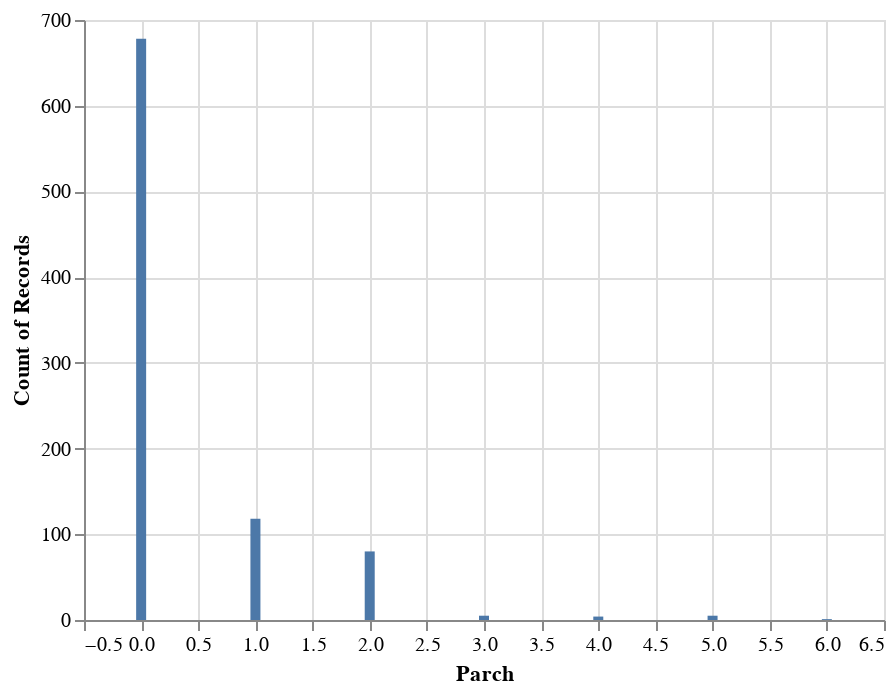

Notebook code for this chart:
### Code cell
print("relationship with sibiling/spouse")
alt.Chart(data).mark_bar().encode(
    x = "Parch",
    y = "count()"

)

### Figure 1 — Vega-Lite specification as saved in the notebook (floating-point values rounded to 4 significant figures; data arrays with more than 128 entries replaced by an {"elided": "..."} marker saying what was removed)
{"config": {"view": {"continuousWidth": 400, "continuousHeight": 300}}, "data": {"name": "data-17b5a9272cdb76617ac540c5321e65cb"}, "mark": "bar", "encoding": {"x": {"field": "Parch", "type": "quantitative"}, "y": {"aggregate": "count", "type": "quantitative"}}, "$schema": "https://vega.github.io/schema/vega-lite/v4.17.0.json", "datasets": {"data-17b5a9272cdb76617ac540c5321e65cb": {"elided": "891 records"}}}
